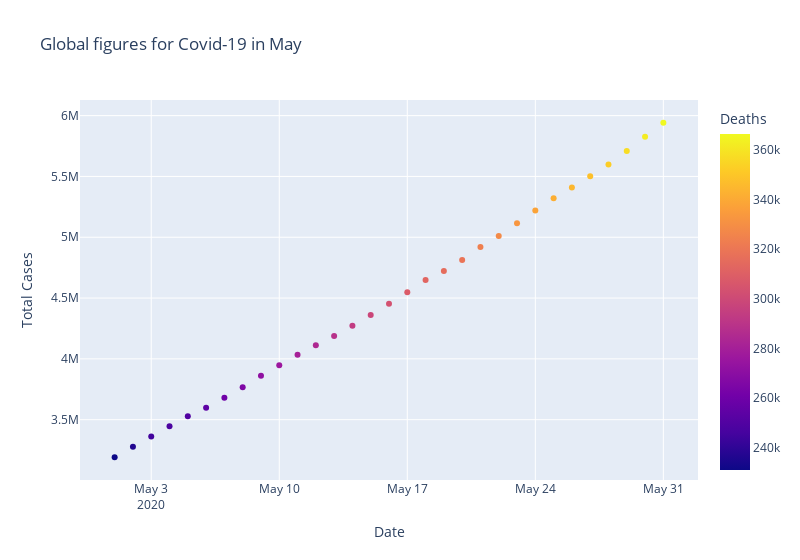

Source (notebook cell):
### Code cell
data_bydate_may = data_bydate[data_bydate['Date'].dt.month == 5]
fig = px.scatter(data_bydate_may, x='Date', y='CCases', color='CDeaths',
             width=800,labels={'CCases': 'Total Cases', 'CDeaths': 'Deaths'},
            title = 'Global figures for Covid-19 in May')

fig.show()

### Figure 1 — Plotly figure (JSON) as saved in the notebook; plotly's stock layout.template omitted (floating-point values rounded to 4 significant figures)
{"data": [{"hovertemplate": "Date=%{x}<br>Total Cases=%{y}<br>Deaths=%{marker.color}<extra></extra>", "legendgroup": "", "marker": {"color": [231070, 236462, 245009, 247920, 249991, 254084, 260243, 265479, 271715, 276175, 280864, 284420, 288657, 293456, 298500, 303611, 308171, 312619, 315539, 319055, 323781, 328202, 332851, 337844, 341646, 344672, 348049, 352399, 357398, 362193, 366451], "coloraxis": "coloraxis", "symbol": "circle"}, "mode": "markers", "name": "", "orientation": "v", "showlegend": false, "type": "scatter", "x": ["2020-05-01T00:00:00", "2020-05-02T00:00:00", "2020-05-03T00:00:00", "2020-05-04T00:00:00", "2020-05-05T00:00:00", "2020-05-06T00:00:00", "2020-05-07T00:00:00", "2020-05-08T00:00:00", "2020-05-09T00:00:00", "2020-05-10T00:00:00", "2020-05-11T00:00:00", "2020-05-12T00:00:00", "2020-05-13T00:00:00", "2020-05-14T00:00:00", "2020-05-15T00:00:00", "2020-05-16T00:00:00", "2020-05-17T00:00:00", "2020-05-18T00:00:00", "2020-05-19T00:00:00", "2020-05-20T00:00:00", "2020-05-21T00:00:00", "2020-05-22T00:00:00", "2020-05-23T00:00:00", "2020-05-24T00:00:00", "2020-05-25T00:00:00", "2020-05-26T00:00:00", "2020-05-27T00:00:00", "2020-05-28T00:00:00", "2020-05-29T00:00:00", "2020-05-30T00:00:00", "2020-05-31T00:00:00"], "xaxis": "x", "y": [3191065, 3278401, 3361857, 3446782, 3528729, 3598900, 3680429, 3767131, 3860691, 3948472, 4034872, 4112863, 4188862, 4271713, 4360124, 4452404, 4547087, 4648274, 4722248, 4812992, 4919282, 5010342, 5116086, 5219527, 5321108, 5409696, 5501724, 5598307, 5709401, 5825897, 5941461], "yaxis": "y"}], "layout": {"coloraxis": {"colorbar": {"title": {"text": "Deaths"}}, "colorscale": [[0, "#0d0887"], [0.1111, "#46039f"], [0.2222, "#7201a8"], [0.3333, "#9c179e"], [0.4444, "#bd3786"], [0.5556, "#d8576b"], [0.6667, "#ed7953"], [0.7778, "#fb9f3a"], [0.8889, "#fdca26"], [1, "#f0f921"]]}, "legend": {"tracegroupgap": 0}, "title": {"text": "Global figures for Covid-19 in May"}, "width": 800, "xaxis": {"anchor": "y", "domain": [0, 1], "title": {"text": "Date"}}, "yaxis": {"anchor": "x", "domain": [0, 1], "title": {"text": "Total Cases"}}}}
